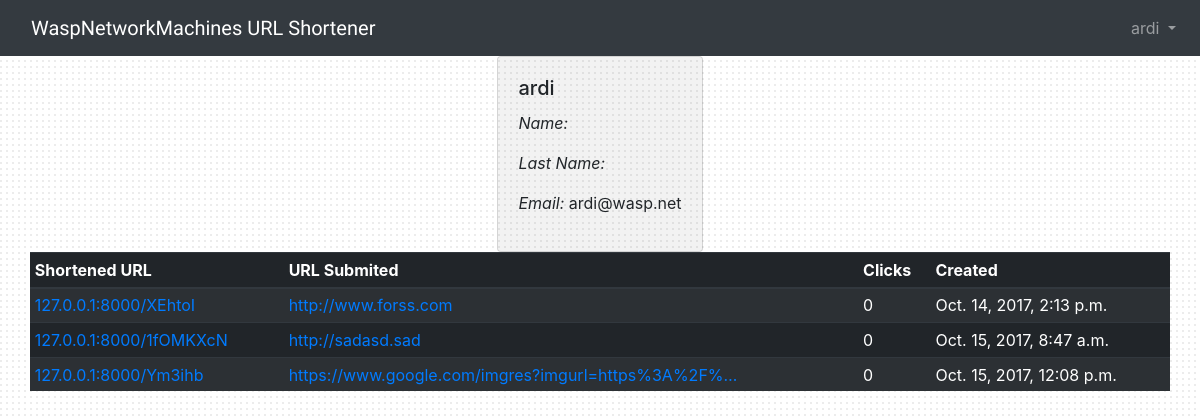
Page /u/ardi (signed in) on the earlier database version.
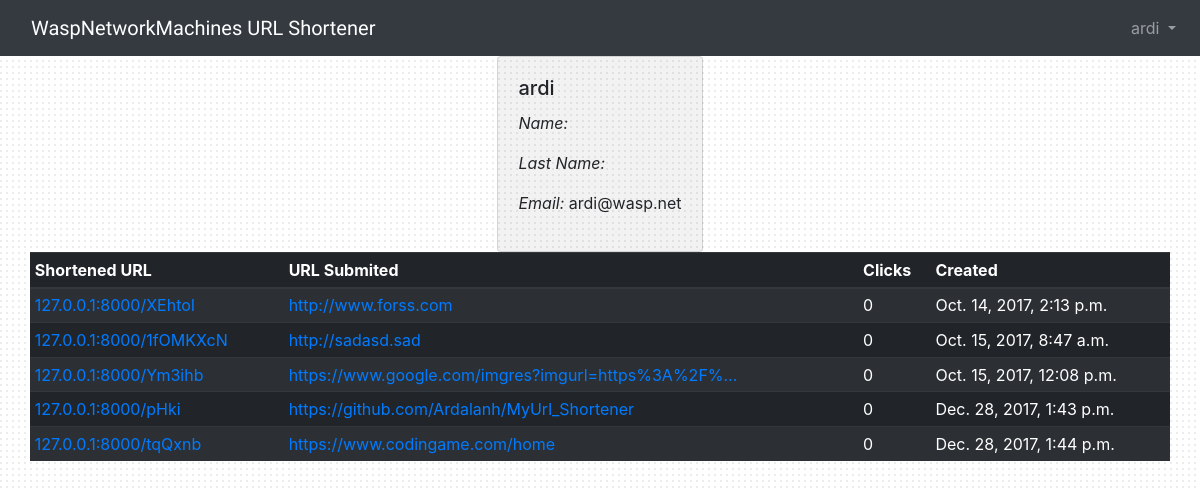
Same page on the later database version.
### shortener/models.py (models this page shows, shortened)
class Urls(models.Model):
    short_id = models.CharField(max_length=max_bound, primary_key=True, unique=True)
    user_url = models.URLField(max_length=4000)
    count = models.IntegerField(default=0)
    created_at = models.DateTimeField(auto_now_add=True)
    created_by = models.ForeignKey(User, related_name='posts')
    def get_user_url(self):
        truncated_url = Truncator(self.user_url)
        return truncated_url.chars(settings.MAX_USER_URL_LENGTH)

### shortener/views.py (the view)
# urls.py: url(r'^u/(?P<user_name>\w+)', views.profile, name='profile'),
@login_required
def profile(request, user_name):
    user_profile = get_object_or_404(User, username=user_name)
    urls = Urls.objects.filter(created_by=user_profile)
    data_context = {
        "user_profile": user_profile,
        "urls": urls,
        "host": settings.SITE_NAME
    }
    return render(request, 'shortener/profile.html', context=data_context)

### templates/shortener/profile.html (shortened to what this page needs)
{% extends 'base.html' %}
{% block content %}
    {% if user_profile == user or user.is_staff %}
    <div class="container">
      <div class=" row justify-content-center">
        <div class="card info">
          <div class="card-body">
             <h5 class="card-title">{{user_profile.username}}</h5>
             <p> <em>Name: </em>{{user_profile.first_name}}</p>
             <p> <em>Last Name: </em>{{user_profile.last_name}}</p>
             <p> <em>Email: </em>{{user_profile.email}}</p>
          </div>
        </div>
      </div>
      <div class=" row justify-content-center">
        <table class="table table-sm table-inverse table-striped">
          <thead class="thead">
            <tr>
              <th>Shortened URL</th>
              <th>URL Submited</th>
              <th>Clicks</th>
              <th>Created</th>
            </tr>
          </thead>
          <tbody>
            {% for url in urls %}
              <tr>
                <td><a href="{% url 'follow' url.short_id %}"> {{ host }}/{{url.short_id }}</a></td>
                <td><a href="{{ url.user_url}}"> {{ url.get_user_url}} </a></td>
                <td>{{url.count}}</td>
                <td>{{url.created_at}}</td>
              </tr>
            {% endfor %}
          </tbody>
        </table>
      </div>
    </div>
    {% endif %}
{% endblock %}

Differences in the rows shown:
added Urls: host "127.0.0.1:8000", short_id "pHki", get_user_url "https://github.com/Ardalanh/MyUrl_Shortener", count "0", created_at "Dec. 28, 2017, 1:43 p.m."
added Urls: host "127.0.0.1:8000", short_id "tqQxnb", get_user_url "https://www.codingame.com/home", count "0", created_at "Dec. 28, 2017, 1:44 p.m."
